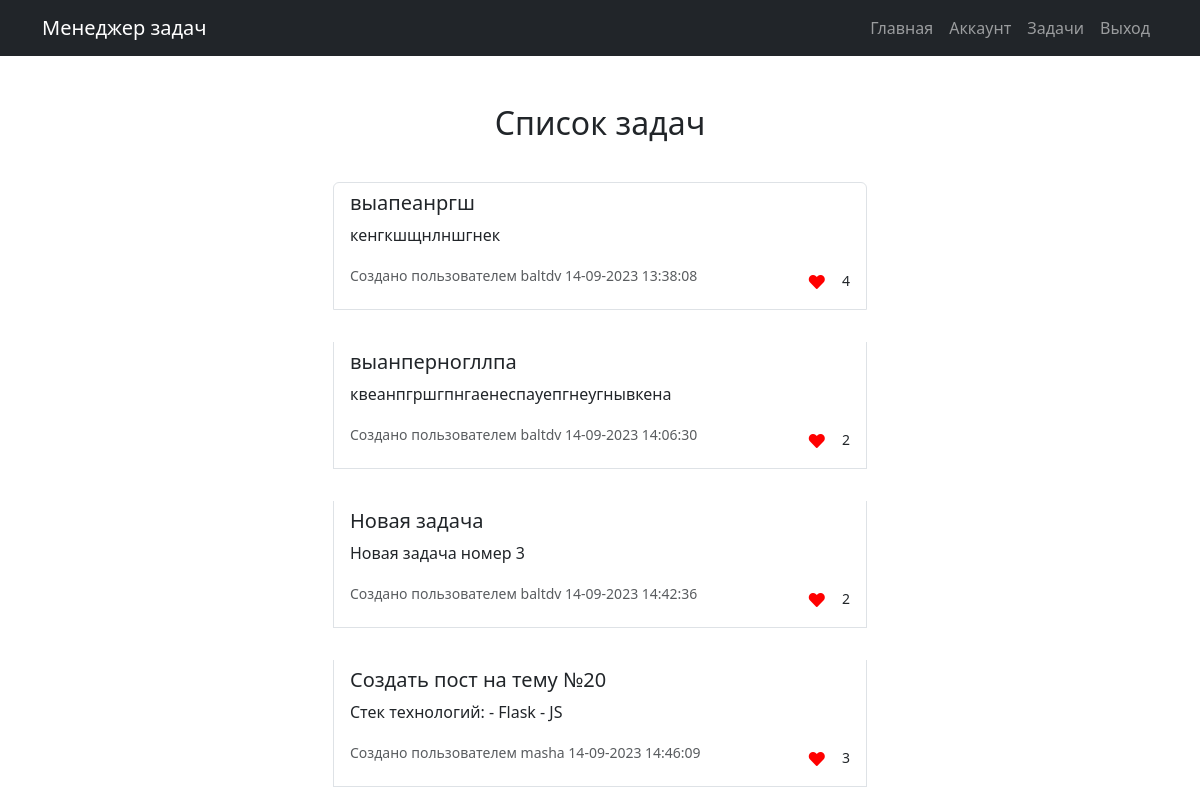
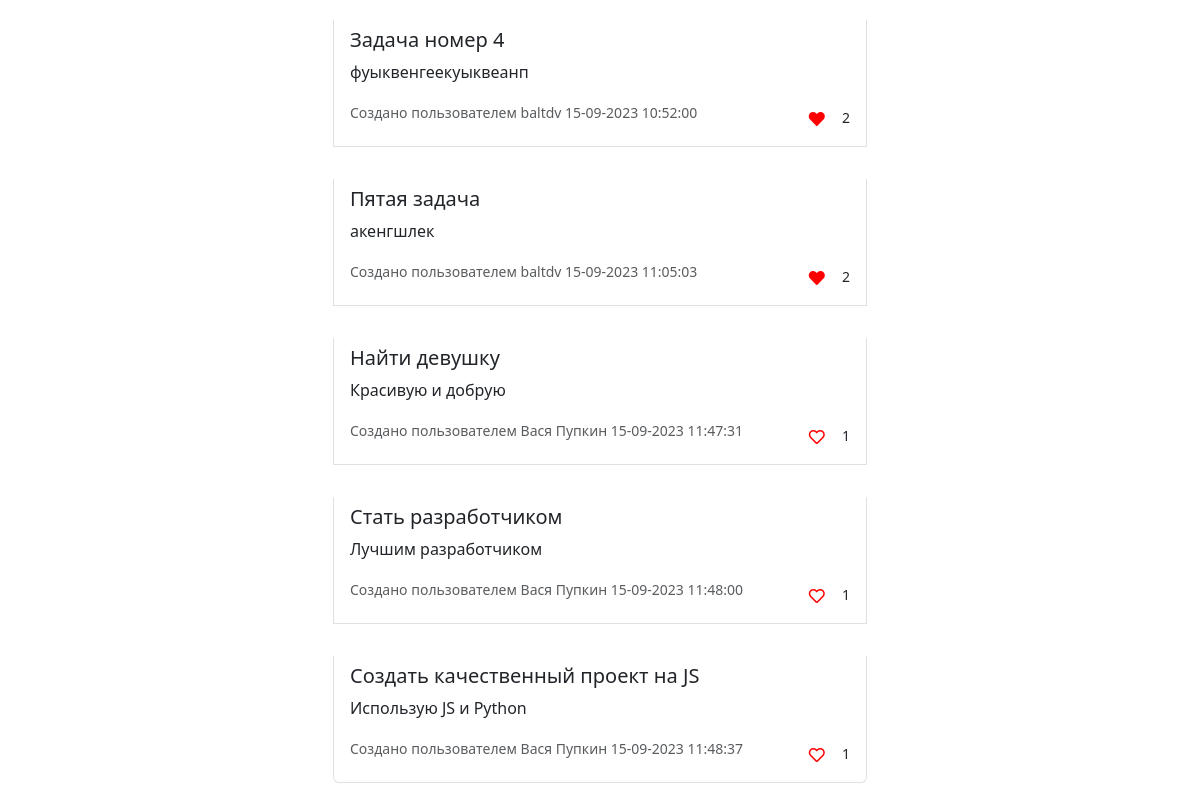
/tasks (signed in), run on an earlier commit of the app's database (2 pictures, top to bottom).
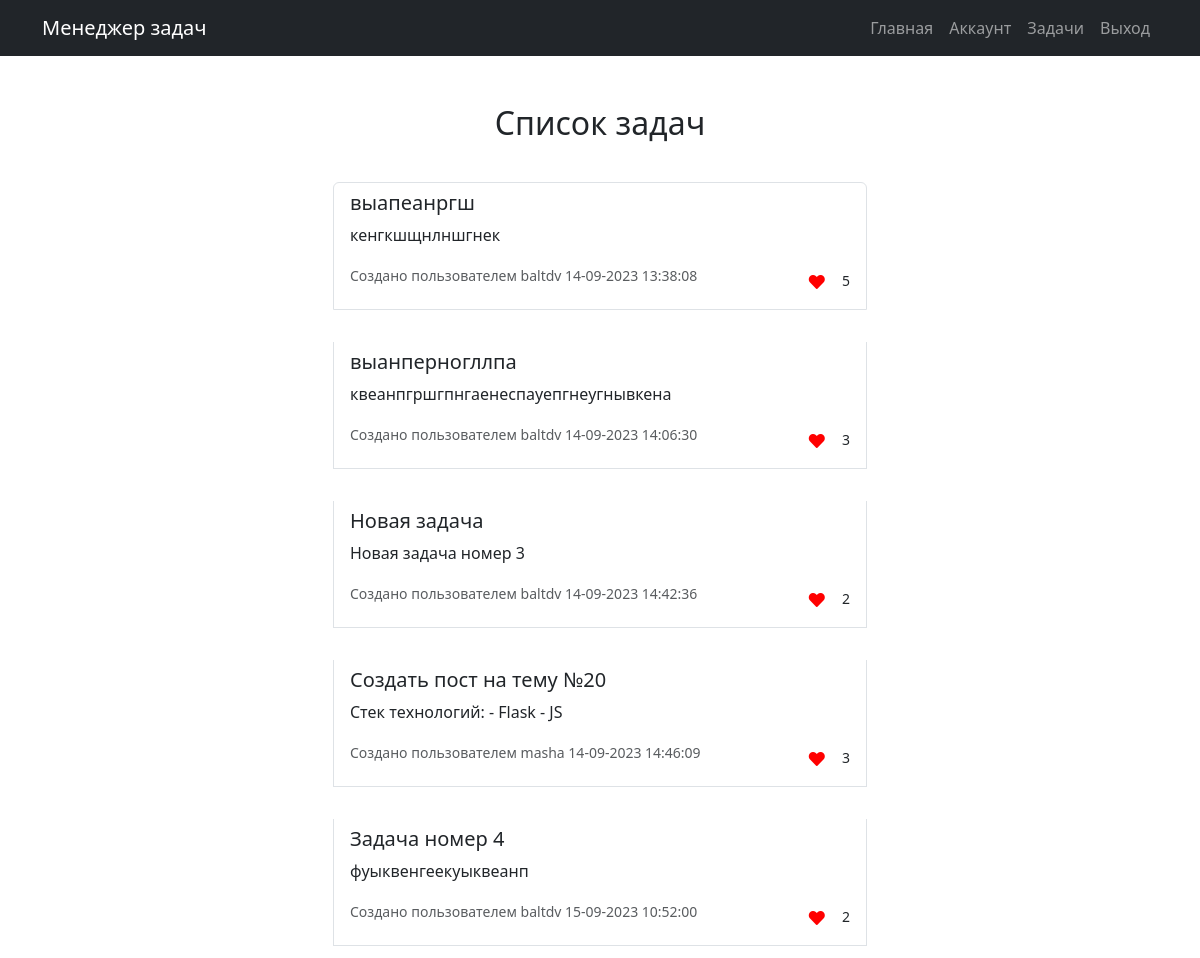
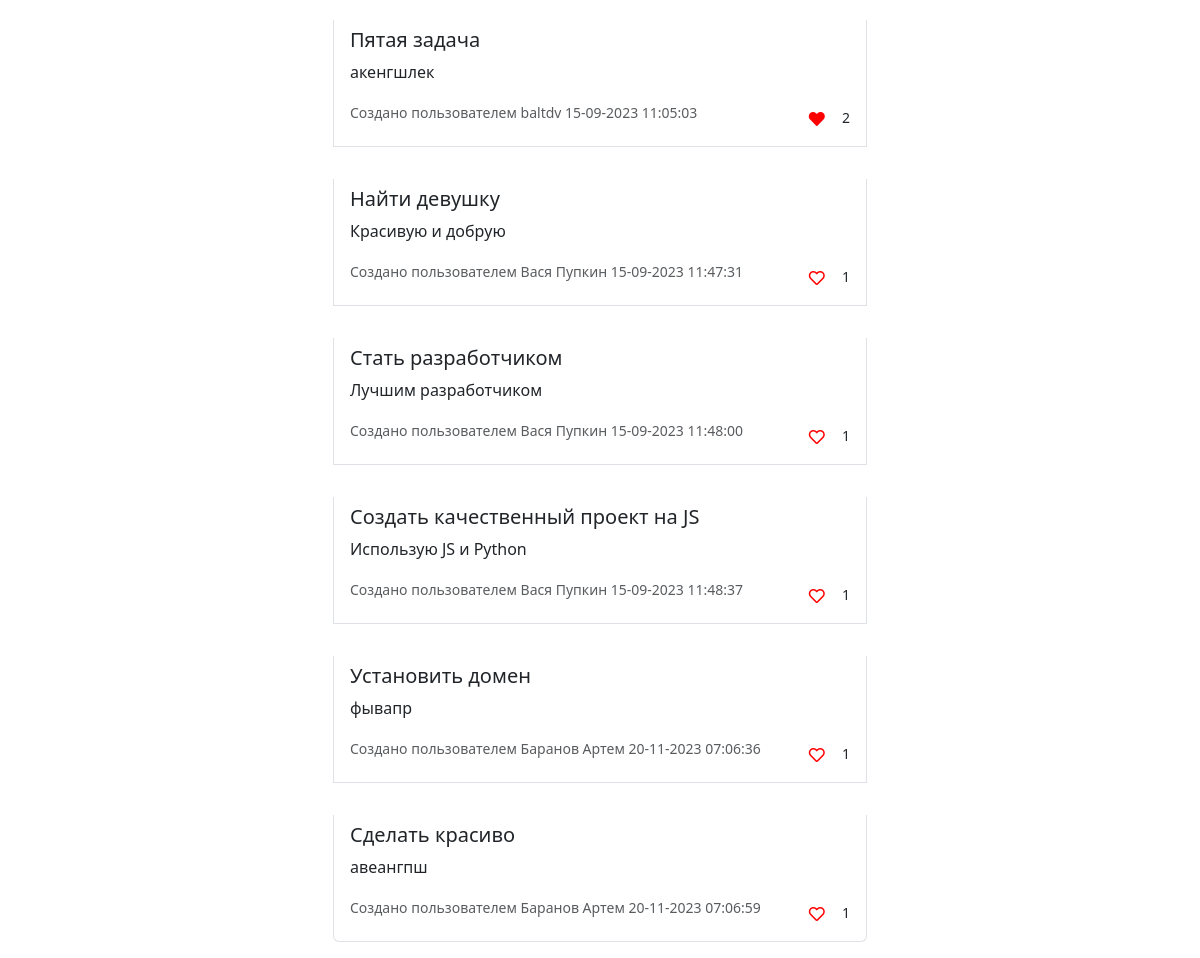
And on a later commit of the database (2 pictures, top to bottom).
### app.py (models this page shows, shortened)
class Task(db.Model):
    id = db.Column(db.Integer, primary_key=True)
    title = db.Column(db.String(100), nullable=False)
    description = db.Column(db.String(200))
    user_id = db.Column(db.Integer, db.ForeignKey('user.id'), nullable=False)
    created_at = db.Column(db.DateTime, default=datetime.utcnow)
    user = db.relationship("User", back_populates="tasks")
    def is_liked_by(self, user):
        return Like.query.filter_by(user_id=user.id, task_id=self.id).first() is not None
    def count_likes(self):
        return Like.query.filter_by(task_id=self.id).count()

class User(db.Model, UserMixin):
    id = db.Column(db.Integer, primary_key=True)
    username = db.Column(db.String(80), unique=True, nullable=False)
    password = db.Column(db.String(120), nullable=False)
    tasks = db.relationship('Task')

### app.py (the view, shortened to what this page needs)
@app.route('/tasks', methods=['GET', 'POST'])
@login_required
def tasks():
    tasks = Task.query.join(User).all()
    return render_template('tasks.html', tasks=tasks)

### app.py (called while the page is built)
@login_manager.user_loader
def load_user(user_id):
    return User.query.get(int(user_id))

### templates/tasks.html
{% extends 'layout.html' %}
{% block content %}
<div class="container mt-5">
    <div class="row justify-content-center">
        <div class="col-md-6">
            <h2 class="text-center">Список задач</h2>
            <ul class="list-group mt-4">
                {% for task in tasks %}
                <li class="list-group-item my-3">
                    <div class="task-header">
                        <h5>{{ task.title }}</h5>
                        <p>{{ task.description }}</p>
                    </div>
                    <div class="task-footer">
                        <div class="float-start">
                            <small class="text-muted">Создано пользователем {{ task.user.username }} {{
                                task.created_at.strftime('%d-%m-%Y %H:%M:%S') }}</small>
                        </div>
                        <div class="float-end">
                            {% if current_user.is_authenticated %}
                            <button class="btn btn-link like-button" data-task-id="{{ task.id }}">
                                {% if task.is_liked_by(current_user) %}
                                <i class="fas fa-heart"></i>
                                {% else %}
                                <i class="far fa-heart"></i>
                                {% endif %}
                            </button>
                            <small class="like-count">{{ task.count_likes() }}</small>
                            {% endif %}
                        </div>
                    </div>
                </li>
                {% endfor %}
            </ul>
        </div>
    </div>
</div>
{% endblock %}

### templates/layout.html (shortened to what this page needs)
<!DOCTYPE html>
<html>
<head>
    <link rel="stylesheet" href="https://cdnjs.cloudflare.com/ajax/libs/font-awesome/5.15.3/css/all.min.css">
    <link href="https://cdn.jsdelivr.net/npm/bootstrap@5.3.0/dist/css/bootstrap.min.css" rel="stylesheet">
    <link href="https://cdn.jsdelivr.net/npm/bootstrap@5.3.0/dist/css/bootstrap.min.css" rel="stylesheet">
    <link href="https://cdn.jsdelivr.net/npm/bootstrap-icons/font/bootstrap-icons.css" rel="stylesheet">
    <link rel="stylesheet" href="{{ url_for('static', filename='css/main.css')}}">
</head>
<body>
    {% include 'nav.html' %}
    <div class="container mt-5">
        {% block content %}{% endblock %}
    </div>
</body>
</html>

### templates/nav.html (shortened to what this page needs)
<nav class="navbar navbar-expand-lg navbar-dark bg-dark">
    <div class="container justify-content-between">
        <a class="navbar-brand" href="{{ url_for('index') }}">Менеджер задач</a>
        <ul class="navbar-nav">
            <li class="nav-item {% if request.path == url_for('index') %}active{% endif %}">
                <a class="nav-link" href="{{ url_for('index') }}">Главная</a>
            </li>
            {% if current_user.is_authenticated %}
            <li class="nav-item {% if request.path == url_for('account') %}active{% endif %}">
                <a class="nav-link" href="{{ url_for('account') }}">Аккаунт</a>
            </li>
            <li class="nav-item {% if request.path == url_for('tasks') %}active{% endif %}">
                <a class="nav-link" href="{{ url_for('tasks') }}">Задачи</a>
            </li>
            <li class="nav-item">
                <a class="nav-link" href="{{ url_for('logout') }}">Выход</a>
            </li>
            {% endif %}
        </ul>
    </div>
</nav>

### static/css/main.css (style rules this page uses)
.fa-heart { color: red; }

What changed in the data, as far as the page shows it:
computed for Task "выапеанргш": count_likes "4" → "5"
computed for Task "выанперногллпа": count_likes "2" → "3"
added Task: title "Установить домен", description "фывапр", user.username "Баранов Артем", created_at "20-11-2023 07:06:36", count_likes "1"
added Task: title "Сделать красиво", description "авеангпш", user.username "Баранов Артем", created_at "20-11-2023 07:06:59", count_likes "1"
